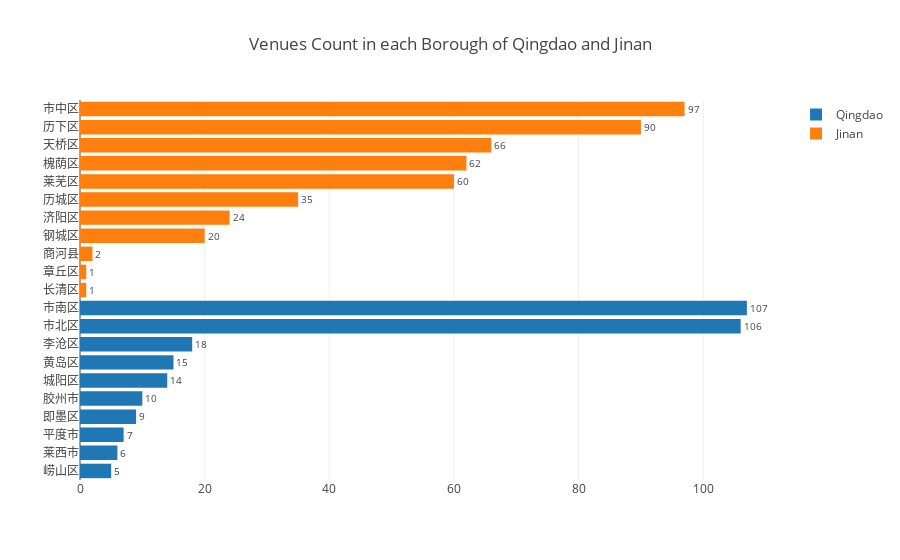

The notebook cell saved with this chart:
### Code cell
trace_qingdao = go.Bar(
    x=qingdao_district_venues_count['Count'][::-1],
    y=qingdao_district_venues_count['District'][::-1],
    text=qingdao_district_venues_count['Count'][::-1],
    textposition='outside',
    name='Qingdao',
    orientation='h'
)
trace_jinan = go.Bar(
    x=jinan_district_venues_count['Count'][::-1],
    y=jinan_district_venues_count['District'][::-1],
    text=jinan_district_venues_count['Count'][::-1],
    textposition='outside',
    name='Jinan',
    orientation='h'
)
data = [trace_qingdao,trace_jinan]
layout = go.Layout(
    barmode='group',
    title = 'Venues Count in each Borough of Qingdao and Jinan'
)
fig = go.Figure(data=data,layout=layout)
plotly.offline.iplot(fig)

### Figure 1 — Plotly figure (JSON) as saved in the notebook; plotly's stock layout.template omitted (floating-point values rounded to 4 significant figures)
{"data": [{"name": "Qingdao", "orientation": "h", "text": [5, 6, 7, 9, 10, 14, 15, 18, 106, 107], "textposition": "outside", "type": "bar", "uid": "42a27d98-f392-463a-a675-a745d4ba9e92", "x": [5, 6, 7, 9, 10, 14, 15, 18, 106, 107], "y": ["崂山区", "莱西市", "平度市", "即墨区", "胶州市", "城阳区", "黄岛区", "李沧区", "市北区", "市南区"]}, {"name": "Jinan", "orientation": "h", "text": [1, 1, 2, 20, 24, 35, 60, 62, 66, 90, 97], "textposition": "outside", "type": "bar", "uid": "7bad3ebb-5023-4b97-ac18-3d71484c7f2a", "x": [1, 1, 2, 20, 24, 35, 60, 62, 66, 90, 97], "y": ["长清区", "章丘区", "商河县", "钢城区", "济阳区", "历城区", "莱芜区", "槐荫区", "天桥区", "历下区", "市中区"]}], "layout": {"barmode": "group", "title": {"text": "Venues Count in each Borough of Qingdao and Jinan"}}}
